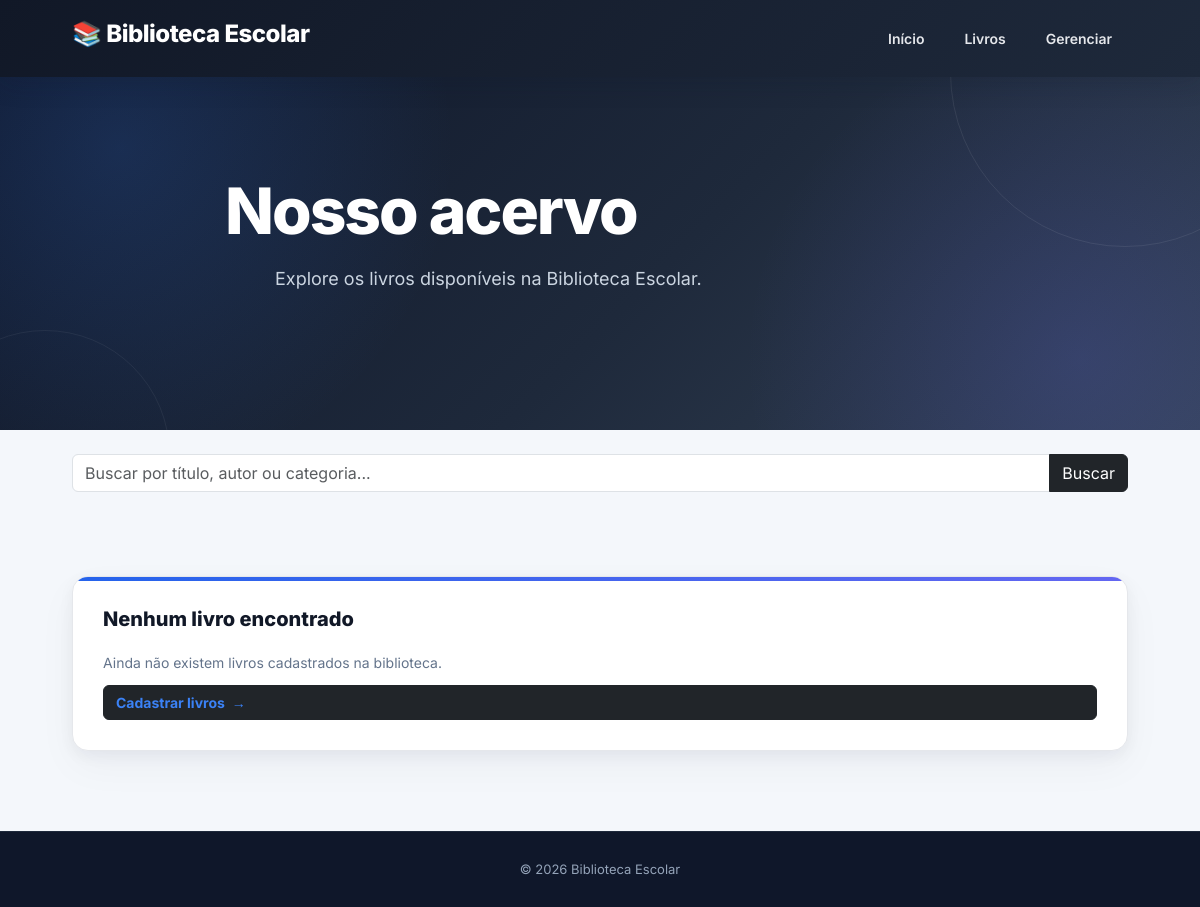
The app's page /livros/, older data.
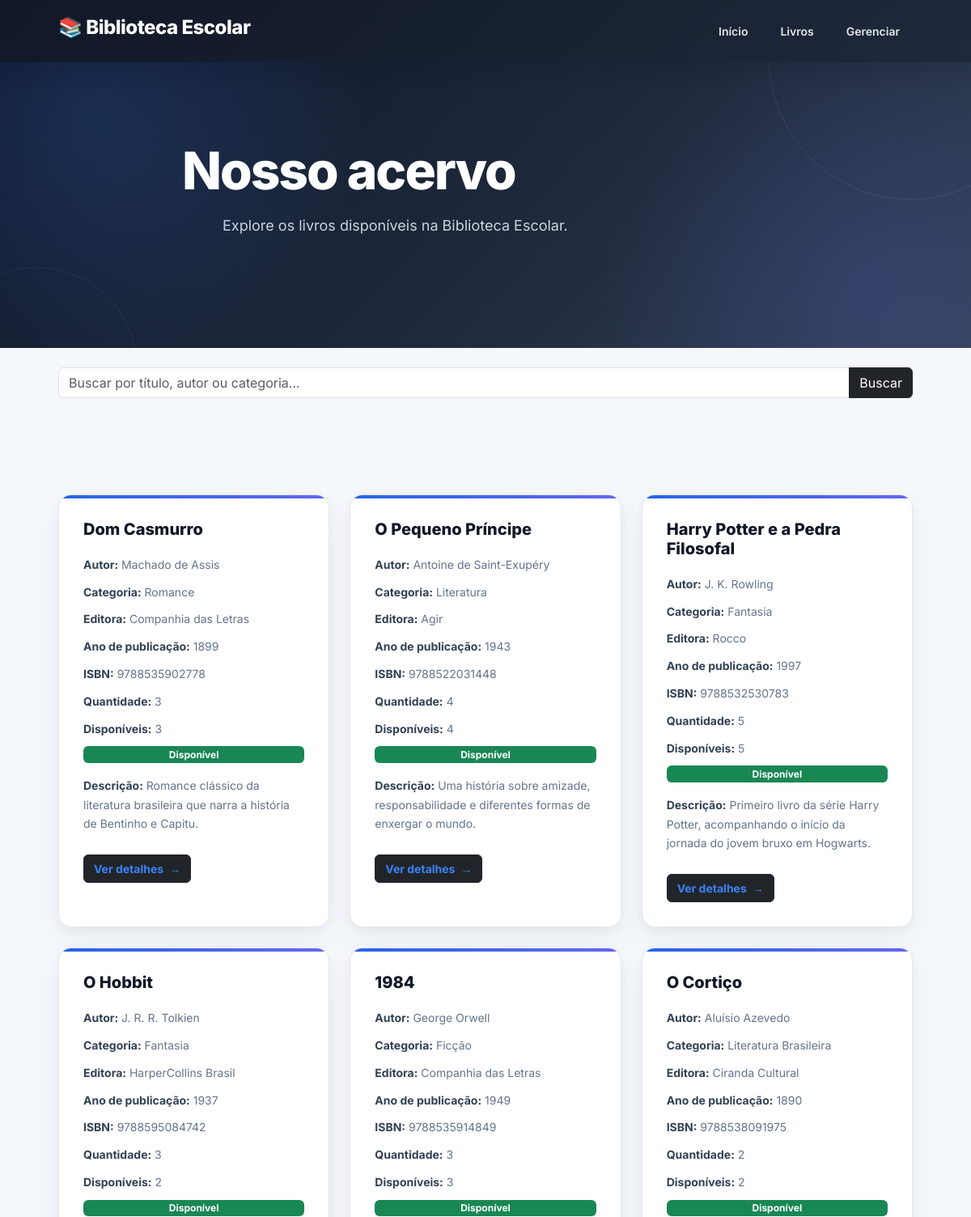
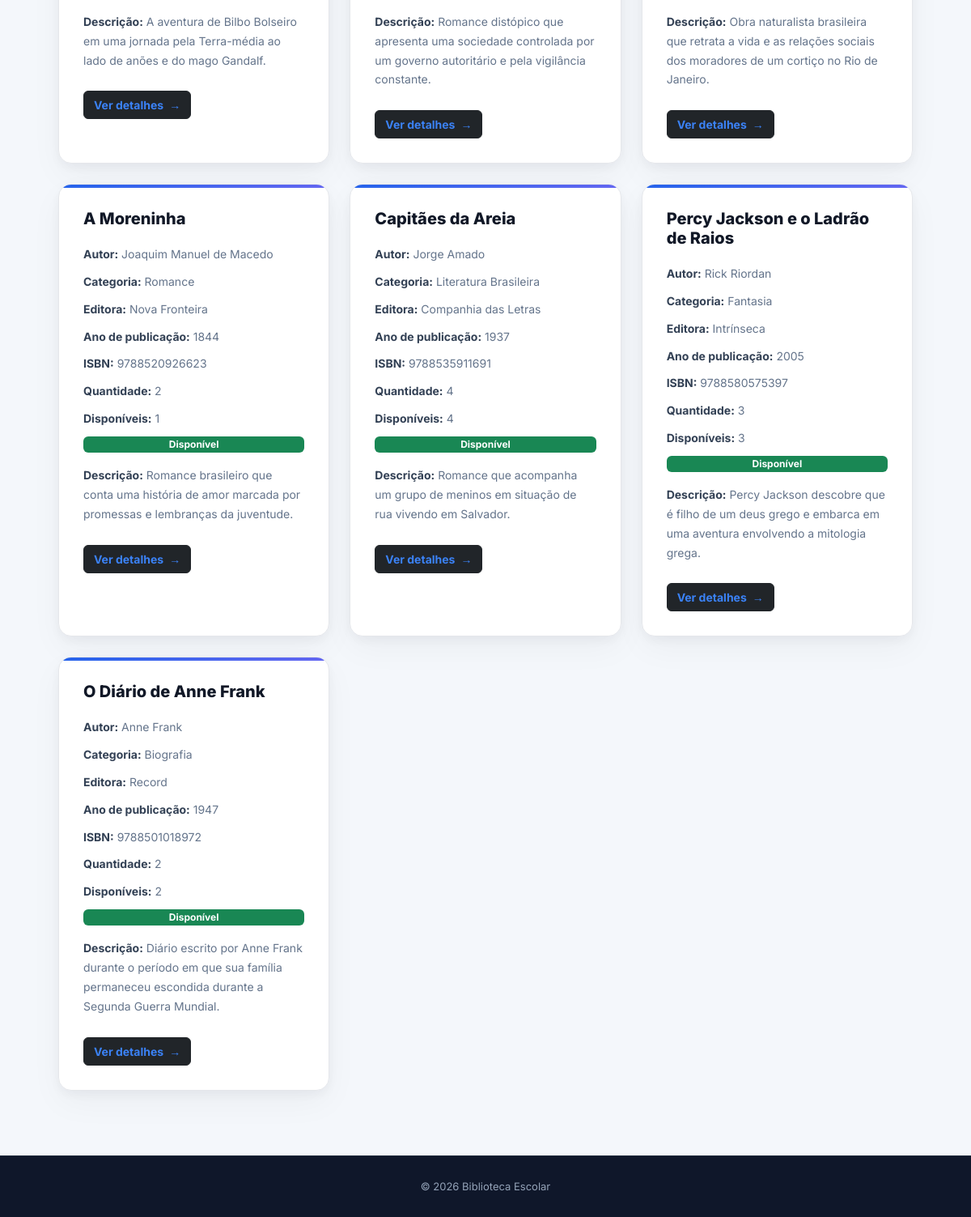
The same page, newer data (2 pictures, top to bottom).
### Central/models.py (models this page shows, shortened)
class Livro(models.Model):
    titulo = models.CharField(max_length=200)
    autor = models.CharField(max_length=150)
    isbn = models.CharField(max_length=20)
    editora = models.CharField(max_length=100)
    ano_publicacao = models.IntegerField()
    categoria = models.CharField(max_length=100)
    quantidade = models.PositiveIntegerField(default=1)
    disponiveis = models.PositiveIntegerField(default=1)
    descricao = models.TextField(blank=True)
    capa = models.ImageField(
        upload_to='capas/',
        blank=True,
        null=True,
        verbose_name='Capa do livro',
    )

### Central/views.py (the view, shortened to what this page needs)
def lista_livros(request):
    livros = Livro.objects.all()
    busca = request.GET.get('busca')
    return render(request, 'pages/livros.html', {
        'livros': livros,
        'busca': busca,
    })

### Central/templates/pages/livros.html (shortened to what this page needs)
{% load static %}
<!DOCTYPE html>
<html lang="pt-br">
<head>
    <link
        href="https://cdn.jsdelivr.net/npm/bootstrap@5.3.8/dist/css/bootstrap.min.css"
        rel="stylesheet"
    >
    <link rel="stylesheet" href="{% static 'css/style.css' %}">
</head>
<body>
    <header class="header">
        <div class="container">
            <h1>Biblioteca Escolar</h1>
            <nav>
                <a href="{% url 'inicio' %}">
                    Início
                </a>
                <a href="{% url 'lista_livros' %}">
                    Livros
                </a>
                <a href="/admin/">
                    Gerenciar
                </a>
            </nav>
        </div>
    </header>
    <main>
        <section class="hero">
            <div class="container">
                <h2>
                    Nosso acervo
                </h2>
                <p>
                    Explore os livros disponíveis na Biblioteca Escolar.
                </p>
            </div>
        </section>
        <section class="container py-4">
            <form
                method="GET"
                action="{% url 'lista_livros' %}"
            >
                <div class="input-group">
                    <input
                        type="text"
                        name="busca"
                        class="form-control"
                        placeholder="Buscar por título, autor ou categoria..."
                        value="{{ busca|default:'' }}"
                    >
                    <button
                        type="submit"
                        class="btn btn-dark"
                    >
                        Buscar
                    </button>
                </div>
            </form>
        </section>
        <section class="livros">
            <div class="container">
                {% if livros %}
                    <div class="cards">
                        {% for livro in livros %}
                            <div class="card">
                                <h3>
                                    {{ livro.titulo }}
                                </h3>
                                <p>
                                    <strong>Autor:</strong>
                                    {{ livro.autor }}
                                </p>
                                <p>
                                    <strong>Categoria:</strong>
                                    {{ livro.categoria }}
                                </p>
                                <p>
                                    <strong>Editora:</strong>
                                    {{ livro.editora }}
                                </p>
                                <p>
                                    <strong>Ano de publicação:</strong>
                                    {{ livro.ano_publicacao }}
                                </p>
                                <p>
                                    <strong>ISBN:</strong>
                                    {{ livro.isbn }}
                                </p>
                                <p>
                                    <strong>Quantidade:</strong>
                                    {{ livro.quantidade }}
                                </p>
                                <p>
                                    <strong>Disponíveis:</strong>
                                    {{ livro.disponiveis }}
                                </p>
                                {% if livro.disponiveis > 0 %}
                                    <span class="badge text-bg-success">
                                        Disponível
                                    </span>
                                {% else %}
                                    <span class="badge text-bg-danger">
                                        Indisponível
                                    </span>
                                {% endif %}
                                {% if livro.descricao %}
                                    <p class="mt-3">
                                        <strong>Descrição:</strong>
                                        {{ livro.descricao }}
                                    </p>
                                {% endif %}
                                <div class="mt-3">
                                    <a
                                        href="{% url 'detalhe_livro' livro.id %}"
                                        class="btn btn-dark"
                                    >
                                        Ver detalhes
                                    </a>
                                </div>
                            </div>
                        {% endfor %}
                    </div>
                {% else %}
                    <div class="card">
                        <h3>
                            Nenhum livro encontrado
                        </h3>
                        {% if busca %}
                            <p>
                                Não encontramos livros para:
                                <strong>"{{ busca }}"</strong>
                            </p>
                            <a
                                href="{% url 'lista_livros' %}"
                                class="btn btn-dark"
                            >
                                Ver todos os livros
                            </a>
                        {% else %}
                            <p>
                                Ainda não existem livros cadastrados
                                na biblioteca.
                            </p>
                            <a
                                href="/admin/"
                                class="btn btn-dark"
                            >
                                Cadastrar livros
                            </a>
                        {% endif %}
                    </div>
                {% endif %}
            </div>
        </section>
    </main>
    <footer class="footer">
        <div class="container">
            <p>
                © 2026 Biblioteca Escolar
            </p>
        </div>
    </footer>
</body>
</html>

### Central/static/css/style.css (style rules this page uses)
* { margin: 0; padding: 0; box-sizing: border-box; }
html { scroll-behavior: smooth; }
body { font-family: 'Inter', Arial, sans-serif; background: #f4f7fb; color: #172033; min-height: 100vh; display: flex; flex-direction: column; }
.container { width: 90%; max-width: 1200px; margin: 0 auto; }
.header { background: linear-gradient(135deg, #111827, #1e293b); color: white; padding: 18px 0; position: sticky; top: 0; z-index: 1000; box-shadow: 0 5px 25px rgba(15, 23, 42, 0.18); }
.header .container { display: flex; align-items: center; justify-content: space-between; gap: 30px; }
.header h1 { font-size: 24px; font-weight: 800; letter-spacing: -0.5px; }
.header h1::before { content: "📚 "; }
.header nav { display: flex; align-items: center; gap: 8px; }
.header nav a { color: #e5e7eb; text-decoration: none; font-size: 14px; font-weight: 600; padding: 10px 16px; border-radius: 8px; transition: all 0.25s ease; }
.hero { position: relative; overflow: hidden; padding: 100px 0; background: radial-gradient(circle at 10% 20%, rgba(59, 130, 246, 0.18), transparent 30%), radial-gradient(circle at 90% 80%, rgba(99, 102, 241, 0.18), transparent 30%), linear-gradient(135deg, #0f172a, #1e293b 55%, #334155); color: white; }
.hero::before { content: ""; position: absolute; width: 350px; height: 350px; border-radius: 50%; border: 1px solid rgba(255, 255, 255, 0.08); top: -180px; right: -100px; }
.hero::after { content: ""; position: absolute; width: 250px; height: 250px; border-radius: 50%; border: 1px solid rgba(255, 255, 255, 0.06); bottom: -150px; left: -80px; }
.hero .container { position: relative; z-index: 2; }
.hero h2 { max-width: 750px; margin: 0 auto 20px; font-size: clamp(36px, 6vw, 64px); line-height: 1.05; font-weight: 800; letter-spacing: -2px; }
.hero p { max-width: 650px; margin: 0 auto 35px; color: #cbd5e1; font-size: 18px; line-height: 1.7; }
.cards { display: grid; grid-template-columns: repeat(3, 1fr); gap: 25px; }
.card { position: relative; background: white; padding: 30px; border-radius: 16px; border: 1px solid #e5e7eb; box-shadow: 0 5px 15px rgba(15, 23, 42, 0.05), 0 15px 40px rgba(15, 23, 42, 0.04); overflow: hidden; transition: transform 0.3s ease, box-shadow 0.3s ease, border-color 0.3s ease; }
.card::before { content: ""; position: absolute; top: 0; left: 0; width: 100%; height: 4px; background: linear-gradient(90deg, #2563eb, #6366f1); }
.card h3 { font-size: 21px; font-weight: 800; color: #111827; margin-bottom: 14px; }
.card p { color: #64748b; font-size: 14px; line-height: 1.7; margin-bottom: 18px; }
.card a { display: inline-flex; align-items: center; gap: 7px; color: #3b82f6; text-decoration: none; font-size: 14px; font-weight: 700; transition: all 0.2s ease; }
.card a::after { content: "→"; transition: transform 0.2s ease; }
.livros { padding: 60px 0 80px; }
.livros .cards { margin-top: 35px; }
.livros .card { min-height: 100%; }
.livros .card h3 { color: #111827; font-size: 20px; margin-bottom: 20px; }
.livros .card p { margin-bottom: 10px; }
.livros .card strong { color: #334155; }
.footer { margin-top: auto; background: #0f172a; color: #94a3b8; text-align: center; padding: 28px 0; border-top: 1px solid #1e293b; }
.footer p { margin: 0; font-size: 13px; }
.hero h2, .hero p, .hero .btn { animation: aparecer 0.7s ease forwards; }
.cards .card { animation: aparecer 0.6s ease forwards; }

Row changes from the older to the newer data that the page shows:
added Livro: titulo "Dom Casmurro", autor "Machado de Assis", categoria "Romance", editora "Companhia das Letras", ano_publicacao "1899", isbn "9788535902778", quantidade "3", disponiveis "3", shows "Disponível", descricao "Romance clássico da literatura brasileira que narra a história de Bentinho e Capitu."
added Livro: titulo "O Pequeno Príncipe", autor "Antoine de Saint-Exupéry", categoria "Literatura", editora "Agir", ano_publicacao "1943", isbn "9788522031448", quantidade "4", disponiveis "4", shows "Disponível", descricao "Uma história sobre amizade, responsabilidade e diferentes formas de enxergar o mundo."
added Livro: titulo "Harry Potter e a Pedra Filosofal", autor "J. K. Rowling", categoria "Fantasia", editora "Rocco", ano_publicacao "1997", isbn "9788532530783", quantidade "5", disponiveis "5", shows "Disponível", descricao "Primeiro livro da série Harry Potter, acompanhando o início da jornada do jovem bruxo em Hogwarts."
added Livro: titulo "O Hobbit", autor "J. R. R. Tolkien", categoria "Fantasia", editora "HarperCollins Brasil", ano_publicacao "1937", isbn "9788595084742", quantidade "3", disponiveis "2", shows "Disponível", descricao "A aventura de Bilbo Bolseiro em uma jornada pela Terra-média ao lado de anões e do mago Gandalf."
added Livro: titulo "1984", autor "George Orwell", categoria "Ficção", editora "Companhia das Letras", ano_publicacao "1949", isbn "9788535914849", quantidade "3", disponiveis "3", shows "Disponível", descricao "Romance distópico que apresenta uma sociedade controlada por um governo autoritário e pela vigilância constante."
added Livro: titulo "O Cortiço", autor "Aluísio Azevedo", categoria "Literatura Brasileira", editora "Ciranda Cultural", ano_publicacao "1890", isbn "9788538091975", quantidade "2", disponiveis "2", shows "Disponível", descricao "Obra naturalista brasileira que retrata a vida e as relações sociais dos moradores de um cortiço no Rio de Janeiro."
added Livro: titulo "A Moreninha", autor "Joaquim Manuel de Macedo", categoria "Romance", editora "Nova Fronteira", ano_publicacao "1844", isbn "9788520926623", quantidade "2", disponiveis "1", shows "Disponível", descricao "Romance brasileiro que conta uma história de amor marcada por promessas e lembranças da juventude."
added Livro: titulo "Capitães da Areia", autor "Jorge Amado", categoria "Literatura Brasileira", editora "Companhia das Letras", ano_publicacao "1937", isbn "9788535911691", quantidade "4", disponiveis "4", shows "Disponível", descricao "Romance que acompanha um grupo de meninos em situação de rua vivendo em Salvador."
added Livro: titulo "Percy Jackson e o Ladrão de Raios", autor "Rick Riordan", categoria "Fantasia", editora "Intrínseca", ano_publicacao "2005", isbn "9788580575397", quantidade "3", disponiveis "3", shows "Disponível", descricao "Percy Jackson descobre que é filho de um deus grego e embarca em uma aventura envolvendo a mitologia grega."
added Livro: titulo "O Diário de Anne Frank", autor "Anne Frank", categoria "Biografia", editora "Record", ano_publicacao "1947", isbn "9788501018972", quantidade "2", disponiveis "2", shows "Disponível", descricao "Diário escrito por Anne Frank durante o período em que sua família permaneceu escondida durante a Segunda Guerra Mundial."
Text that changed along with them:
text no longer shown: "Nenhum livro encontrado Ainda não existem livros cadastrados na biblioteca. Cadastrar livros"
